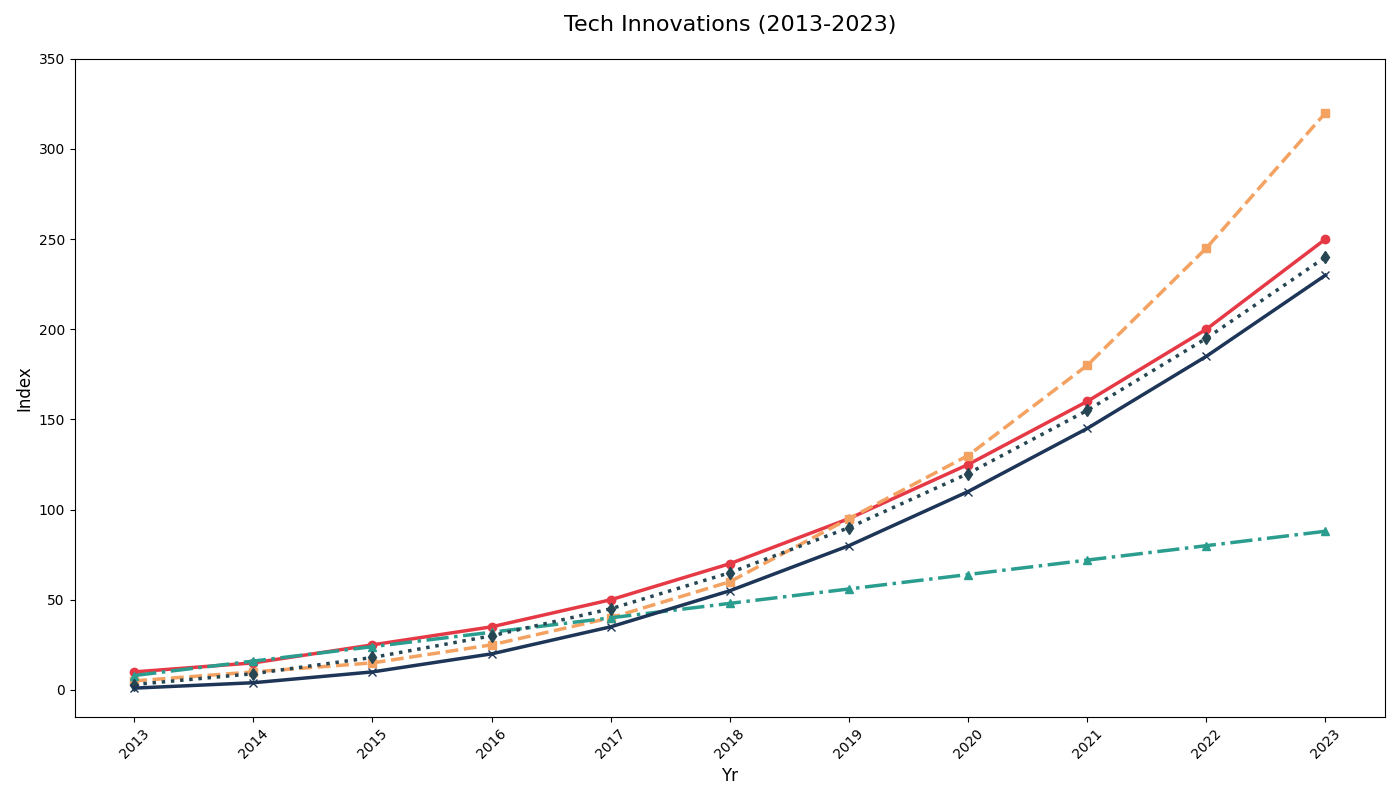

Python code for this plot:
import matplotlib.pyplot as plt
import numpy as np

years = np.arange(2013, 2024)
ai_index = np.array([10, 15, 25, 35, 50, 70, 95, 125, 160, 200, 250])
blockchain_index = np.array([5, 10, 15, 25, 40, 60, 95, 130, 180, 245, 320])
iot_index = np.array([8, 16, 24, 32, 40, 48, 56, 64, 72, 80, 88])

# Additional made-up data
arvr_index = np.array([3, 9, 18, 30, 45, 65, 90, 120, 155, 195, 240])
quantum_index = np.array([1, 4, 10, 20, 35, 55, 80, 110, 145, 185, 230])

plt.figure(figsize=(14, 8))

# Apply changed colors
plt.plot(years, ai_index, marker='o', linestyle='-', linewidth=2.5, color='#E63946')
plt.plot(years, blockchain_index, marker='s', linestyle='--', linewidth=2.5, color='#F4A261')
plt.plot(years, iot_index, marker='^', linestyle='-.', linewidth=2.5, color='#2A9D8F')

plt.plot(years, arvr_index, marker='d', linestyle=':', linewidth=2.5, color='#264653')
plt.plot(years, quantum_index, marker='x', linestyle='-', linewidth=2.5, color='#1D3557')

plt.title('Tech Innovations (2013-2023)', fontsize=16, pad=20)
plt.xlabel('Yr', fontsize=12)
plt.ylabel('Index', fontsize=12)
plt.xticks(years, rotation=45)
plt.yticks(np.arange(0, 351, 50))

plt.tight_layout()

plt.show()
